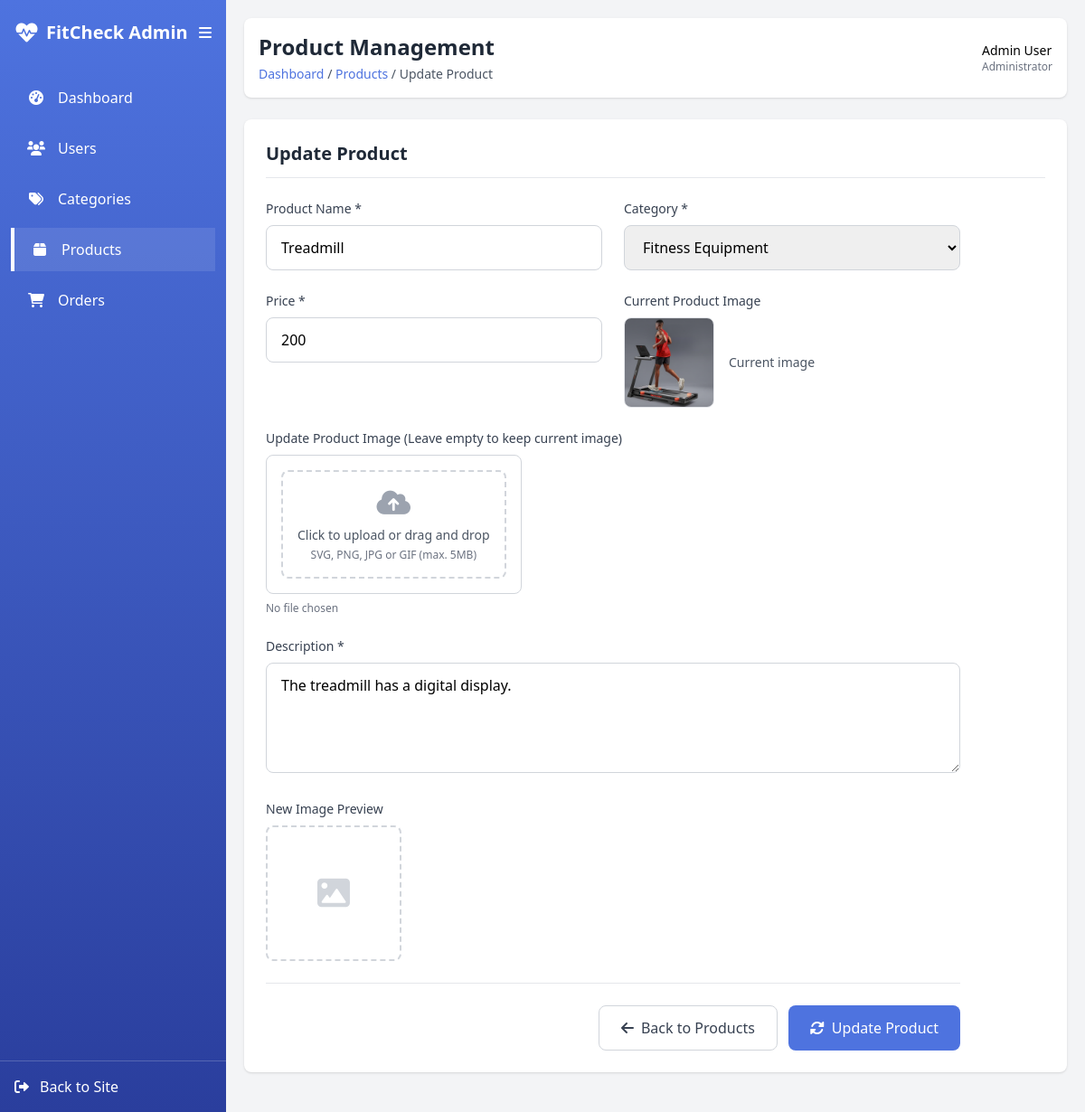
Screenshot of /update_product.php?id=9 with the database file from the repository.
### tables this page shows
CREATE TABLE `tbl_product` (
  `pid` int(11) NOT NULL,
  `pname` varchar(100) NOT NULL,
  `pdesc` varchar(300) NOT NULL,
  `pic` varchar(255) NOT NULL,
  `price` varchar(50) NOT NULL,
  `category` varchar(50) NOT NULL
);

CREATE TABLE `tbl_category` (
  `cat_id` int(11) NOT NULL,
  `cat_name` varchar(70) NOT NULL,
  `cat_pic` varchar(255) NOT NULL
);

### update_product.php (the view, shortened to what this page needs)
<?php
include "connect.php";
$id = $_GET['id'] ?? null;
$product_query = $con->query("SELECT * FROM tbl_product WHERE pid = $id");
$product = $product_query->fetch_assoc();
$category_result = $con->query("SELECT * FROM tbl_category");
$categories = [];
if ($category_result) {
    while ($row = $category_result->fetch_assoc()) {
        $categories[] = $row;
    }
}
?>
<!DOCTYPE html>
<html lang="en">
<head>
    <script src="https://cdn.tailwindcss.com"></script>
    <link rel="stylesheet" href="https://cdnjs.cloudflare.com/ajax/libs/font-awesome/6.0.0-beta3/css/all.min.css">
</head>
<body class="bg-gray-100">
    <div class="flex">
        <div
            class="sidebar bg-gradient-to-b from-primary to-[#2a3e9d] text-white h-screen fixed top-0 left-0 pt-5 overflow-y-auto">
            <div class="flex items-center justify-between px-4">
                <h1 class="text-xl font-bold flex items-center">
                    <i class="fas fa-heartbeat text-2xl mr-2"></i>
                    <span class="nav-text">FitCheck Admin</span>
                </h1>
                <button id="sidebarToggle" class="text-white">
                    <i class="fas fa-bars"></i>
                </button>
            </div>
            <div class="mt-8">
                <ul class="space-y-2 px-3">
                    <li>
                        <a href="admin_dash.php"
                            class="flex items-center py-3 px-4 rounded-lg text-white hover:bg-white hover:bg-opacity-10 transition">
                            <i class="fas fa-tachometer-alt w-6 text-center"></i>
                            <span class="nav-text ml-3">Dashboard</span>
                        </a>
                    </li>
                    <li>
                        <a href="admin_user.php"
                            class="flex items-center py-3 px-4 rounded-lg text-white hover:bg-white hover:bg-opacity-10 transition">
                            <i class="fas fa-users w-6 text-center"></i>
                            <span class="nav-text ml-3">Users</span>
                        </a>
                    </li>
                    <li>
                        <a href="admin_cat.php"
                            class="flex items-center py-3 px-4 rounded-lg text-white hover:bg-white hover:bg-opacity-10 transition">
                            <i class="fas fa-tags w-6 text-center"></i>
                            <span class="nav-text ml-3">Categories</span>
                        </a>
                    </li>
                    <li class="active-tab">
                        <a href="admin_products.php"
                            class="flex items-center py-3 px-4 rounded-lg text-white hover:bg-white hover:bg-opacity-10 transition">
                            <i class="fas fa-box w-6 text-center"></i>
                            <span class="nav-text ml-3">Products</span>
                        </a>
                    </li>
                    <li>
                        <a href="admin_order.php"
                            class="flex items-center py-3 px-4 rounded-lg text-white hover:bg-white hover:bg-opacity-10 transition">
                            <i class="fas fa-shopping-cart w-6 text-center"></i>
                            <span class="nav-text ml-3">Orders</span>
                        </a>
                    </li>
                </ul>
            </div>
            <div class="absolute bottom-0 w-full p-4 border-t border-white border-opacity-20">
                <a href="../index.php" class="flex items-center text-white hover:text-gray-200">
                    <i class="fas fa-sign-out-alt"></i>
                    <span class="nav-text ml-3">Back to Site</span>
                </a>
            </div>
        </div>
        <div class="main-content w-full p-5">
            <div class="bg-white rounded-lg shadow p-4 mb-6 flex justify-between items-center">
                <div>
                    <h2 class="text-2xl font-bold text-gray-800">Product Management</h2>
                    <nav class="text-sm text-gray-600 mt-1">
                        <a href="admin_dash.php" class="text-primary hover:underline">Dashboard</a> /
                        <a href="admin_products.php" class="text-primary hover:underline">Products</a> /
                        <span>Update Product</span>
                    </nav>
                </div>
                <div class="flex items-center space-x-4">
                    <div class="flex items-center">
                        <div class="ml-2">
                            <p class="text-sm font-medium">Admin User</p>
                            <p class="text-xs text-gray-500">Administrator</p>
                        </div>
                    </div>
                </div>
            </div>
            <div class="bg-white rounded-lg shadow p-6 mb-6">
                <h3 class="text-xl font-bold text-gray-800 mb-6 border-b pb-3">Update Product</h3>
                <form method="POST" enctype="multipart/form-data" class="max-w-3xl">
                    <div class="grid grid-cols-1 md:grid-cols-2 gap-6 mb-6">
                        <div>
                            <label for="productName" class="block text-sm font-medium text-gray-700 mb-2">
                                Product Name *
                            </label>
                            <input type="text" id="productName" name="txtpname" required
                                class="w-full px-4 py-3 border border-gray-300 rounded-lg focus:ring-primary focus:border-primary transition"
                                value="<?= htmlspecialchars($product['pname']) ?>" placeholder="Enter product name">
                        </div>
                        <div>
                            <label for="productCategory" class="block text-sm font-medium text-gray-700 mb-2">
                                Category *
                            </label>
                            <select id="productCategory" name="txtcategory" required
                                class="w-full px-4 py-3 border border-gray-300 rounded-lg focus:ring-primary focus:border-primary transition">
                                <?php foreach ($categories as $category): ?>
                                    <option value="<?= htmlspecialchars($category['cat_name']) ?>"
                                        <?= $category['cat_name'] == $product['category'] ? 'selected' : '' ?>>
                                        <?= htmlspecialchars($category['cat_name']) ?>
                                    </option>
                                <?php endforeach; ?>
                            </select>
                        </div>
                    </div>
                    <div class="grid grid-cols-1 md:grid-cols-2 gap-6 mb-6">
                        <div>
                            <label for="productPrice" class="block text-sm font-medium text-gray-700 mb-2">
                                Price *
                            </label>
                            <input type="number" id="productPrice" name="txtprice" step="0.01" min="0" required
                                class="w-full px-4 py-3 border border-gray-300 rounded-lg focus:ring-primary focus:border-primary transition"
                                value="<?= htmlspecialchars($product['price']) ?>" placeholder="0.00">
                        </div>
                        <div>
                            <label class="block text-sm font-medium text-gray-700 mb-2">
                                Current Product Image
                            </label>
                            <div class="flex items-center space-x-4">
                                <?php if (!empty($product['pic']) && file_exists($product['pic'])): ?>
                                    <img src="<?= htmlspecialchars($product['pic']) ?>" alt="Current product"
                                        class="current-image">
                                <?php else: ?>
                                    <div class="current-image flex items-center justify-center bg-gray-100">
                                        <i class="fas fa-image text-2xl text-gray-400"></i>
                                    </div>
                                <?php endif; ?>
                                <span class="text-sm text-gray-600">Current image</span>
                            </div>
                        </div>
                    </div>
                    <div class="mb-6">
                        <label class="block text-sm font-medium text-gray-700 mb-2">
                            Update Product Image (Leave empty to keep current image)
                        </label>
                        <div class="file-upload relative border border-gray-300 rounded-lg p-4 text-center">
                            <div
                                class="flex flex-col items-center justify-center p-4 border-2 border-dashed border-gray-300 rounded-lg">
                                <i class="fas fa-cloud-upload-alt text-3xl text-gray-400 mb-2"></i>
                                <p class="text-sm text-gray-600 mb-1">Click to upload or drag and drop</p>
                                <p class="text-xs text-gray-500">SVG, PNG, JPG or GIF (max. 5MB)</p>
                            </div>
                        </div>
                        <p class="text-xs text-gray-500 mt-2" id="fileName">No file chosen</p>
                    </div>
                    <div class="mb-6">
                        <label for="productDescription" class="block text-sm font-medium text-gray-700 mb-2">
                            Description *
                        </label>
                        <textarea id="productDescription" name="txtpdesc" rows="4" required
                            class="w-full px-4 py-3 border border-gray-300 rounded-lg focus:ring-primary focus:border-primary transition"
                            placeholder="Enter product description"><?= htmlspecialchars($product['pdesc']) ?></textarea>
                    </div>
                    <div class="mb-6">
                        <label class="block text-sm font-medium text-gray-700 mb-2">
                            New Image Preview
                        </label>
                        <div class="image-preview" id="imagePreview">
                            <i class="fas fa-image text-4xl text-gray-300"></i>
                        </div>
                    </div>
                    <hr class="my-6 border-gray-200">
                    <div class="flex justify-end space-x-3">
                        <a href="admin_products.php"
                            class="px-6 py-3 border border-gray-300 rounded-lg text-gray-700 hover:bg-gray-100 transition font-medium flex items-center">
                            <i class="fas fa-arrow-left mr-2"></i> Back to Products
                        </a>
                        <button type="submit" name="btnsubmit"
                            class="px-6 py-3 bg-primary text-white rounded-lg hover:bg-blue-700 transition font-medium flex items-center">
                            <i class="fas fa-sync-alt mr-2"></i> Update Product
                        </button>
                    </div>
                </form>
            </div>
        </div>
    </div>
</body>
</html>

### update_product.php (style rules this page uses)
.sidebar { width: 250px; transition: all 0.3s; }
.main-content { margin-left: 250px; transition: all 0.3s; }
.active-tab { background-color: rgba(255, 255, 255, 0.1); border-left: 4px solid white; }
.file-upload { position: relative; display: inline-block; }
.image-preview { width: 150px; height: 150px; border: 2px dashed #d1d5db; border-radius: 8px; display: flex; align-items: center; justify-content: center; overflow: hidden; }
.current-image { width: 100px; height: 100px; object-fit: cover; border-radius: 8px; border: 1px solid #e5e7eb; }

### rows the page displays
tbl_product: txtpname "Treadmill", txtcategory "Fitness Equipment", txtprice "200", pic (picture), txtpdesc "The treadmill has a digital display."
